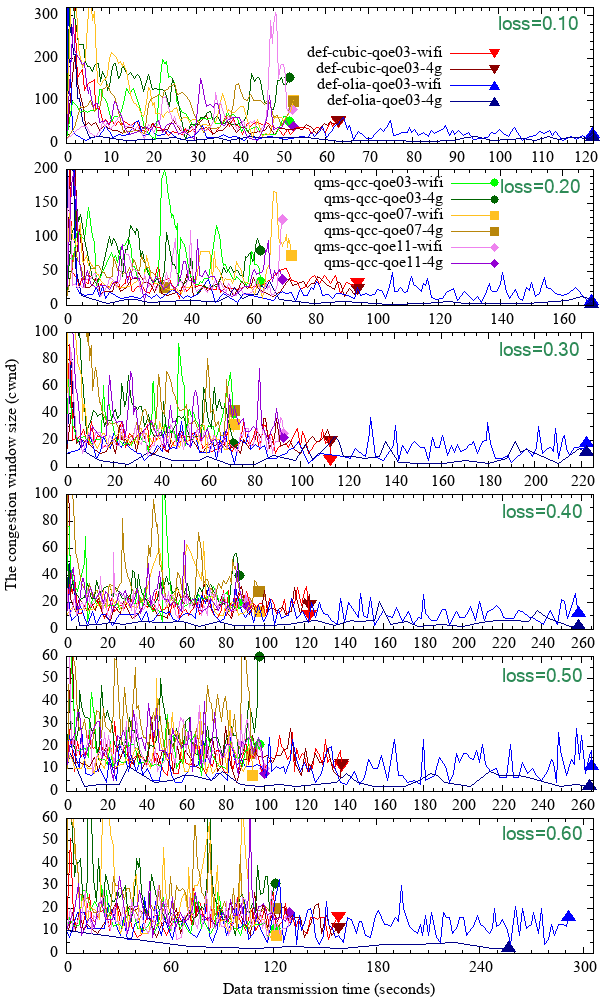

gnuplot code for this plot:
# dnf install gnuplot

# /bin/cp /opt/note/paper/xxu/paper/paper-2/gnuplot/test-04---cwnd.plt /root/文档/paper2---original--test--data---20210729---OK/
# /bin/cp /opt/note/paper/xxu/paper/paper-2/gnuplot/test-04---cwnd.plt /mnt/hdd/data/新乡学院/paper/paper-2---testing---results---20210729/paper2---original--test--data---20210729---OK

# cd /root/文档/paper2---original--test--data---20210729---OK/
# cd /mnt/hdd/data/新乡学院/paper/paper-2---testing---results---20210729/paper2---original--test--data---20210729---OK

# gnuplot < test-04---cwnd.plt  > test-04---cwnd.png
# eog     test-04---cwnd.png &
# display test-04---cwnd.png &

# /bin/cp test-0*cwnd.png /opt/note/paper/xxu/paper/paper-2/gnuplot && /bin/cp test-0*cwnd.png /root/图片

# 由于 test-02---cwnd.plt 和 test-04---cwnd.plt 得到的图 太密集，看不清楚。因此 大量减少采样点
# awk 'NR%136==1' test-04-def-cubic-qoe03-0.10.txt---wlan0 > test-04-def-cubic-qoe03-0.10.txt---wlan0---0.x-lines

reset
set terminal png font "times new roman" size 600,1000

# set tmargin 2
# set bmargin 2
# set lmargin 1
# set rmargin 1

if (!exists("MP_LEFT"))   MP_LEFT = .11
if (!exists("MP_RIGHT"))  MP_RIGHT = .99
if (!exists("MP_TOP"))    MP_TOP = .993
if (!exists("MP_BOTTOM")) MP_BOTTOM = .046
if (!exists("MP_GAP"))    MP_GAP = 0.026

# set multiplot layout 6,3
# set multiplot layout 6,3 rowsfirst title "{/:Bold=12 Multiplot with explicit page margins}"
set multiplot layout 6,1 rowsfirst margins screen MP_LEFT, MP_RIGHT, MP_BOTTOM, MP_TOP spacing screen MP_GAP

# set label 1 at  2,1.2  'e-ssthresh'
# set arrow from 1,0.211261 to 186,0.211261  nohead front ls 10 lt 0 lc "green"


set xrange [0:122]
set xtics 0,10,122
set mxtics 5
# set xtics ('' 0, '' 60, '' 120, '' 180, '' 240, '' 300, '' 360)
set yrange [0:320]
set ytics 0,100,320
set mytics 5
# set title "def-cubic-qoe00"

set label 12 at 99,213 point pt 11 ps 1.3 lc rgb "red"
set label 13 at 99,175.6 point pt 11 ps 1.3 lc rgb "dark-red"
set label 14 at 99,133 point pt 9 ps 1.3 lc rgb "blue"
set label 15 at 99,97 point pt 9 ps 1.3 lc rgb "dark-blue"

set label 1 at 100,275 "loss=0.10" tc rgb "sea-green" font "Microsoft Sans Serif,14"
set label 2 at 63.063035,54 point pt 11 ps 1.5 lc rgb "red"
set label 3 at 63.036318,56 point pt 11 ps 1.5 lc rgb "dark-red"
set label 4 at 121.741213,21 point pt 9 ps 1.5 lc rgb "blue"
set label 5 at 121.739407,13 point pt 9 ps 1.5 lc rgb "dark-blue"
set label 6 at 51.513078,52 point pt 7 ps 1.5 lc rgb "green"
set label 7 at 51.521315,155 point pt 7 ps 1.5 lc rgb "dark-green"
set label 8 at 52.610430,102 point pt 5 ps 1.5 lc rgb "goldenrod"
set label 9 at 52.538830,98 point pt 5 ps 1.5 lc rgb "dark-goldenrod"
set label 10 at 52.403027,79 point pt 13 ps 1.5 lc rgb "violet"
set label 11 at 52.454292,41 point pt 13 ps 1.5 lc rgb "dark-violet"
set key spacing 1.1 font ",12" at 50,80 bottom left samplen 5		# Increasing the value of <some number> should increase the distance between titles.
plot \
     "test-04-def-cubic-qoe03-0.10.txt---wlan0---0.x-lines" using 1:3 with lines lw 1 lt 3 lc "red" title 'def-cubic-qoe03-wifi', \
\
     "test-04-def-cubic-qoe03-0.10.txt---rmnet_data---0.x-lines" using 1:3 with lines lw 1 lt 3 lc "dark-red" title 'def-cubic-qoe03-4g', \
\
     "test-04-def-olia-qoe03-0.10.txt---wlan0---0.x-lines" using 1:3 with lines lw 1 lt 3 lc "blue" title 'def-olia-qoe03-wifi', \
\
     "test-04-def-olia-qoe03-0.10.txt---rmnet_data---0.x-lines" using 1:3 with lines lw 1 lt 3 lc "dark-blue" title 'def-olia-qoe03-4g', \
\
     "test-04-qms-qcc-qoe03-0.10.txt---wlan0---0.x-lines" using 1:3 with lines lw 1 lt 3 lc "green" title '', \
\
     "test-04-qms-qcc-qoe03-0.10.txt---rmnet_data---0.x-lines" using 1:3 with lines lw 1 lt 3 lc "dark-green" title '', \
\
     "test-04-qms-qcc-qoe07-0.10.txt---wlan0---0.x-lines" using 1:3 with lines lw 1 lt 3 lc "goldenrod" title '', \
\
     "test-04-qms-qcc-qoe07-0.10.txt---rmnet_data---0.x-lines" using 1:3 with lines lw 1 lt 3 lc "dark-goldenrod" title '', \
\
     "test-04-qms-qcc-qoe11-0.10.txt---wlan0---0.x-lines" using 1:3 with lines lw 1 lt 3 lc "violet" title '', \
\
     "test-04-qms-qcc-qoe11-0.10.txt---rmnet_data---0.x-lines" using 1:3 with lines lw 1 lt 3 lc "dark-violet" title ''


unset label
# unset ylabel
set xrange [0:170]
set xtics 0,20,170
set mxtics 4
# set xtics ('' 0, '' 60, '' 120, '' 180, '' 240, '' 300, '' 360)
set yrange [0:200]
set ytics 0,50,200
set mytics 5
# set title "def-cubic-qoe01"

set label 16 at 138,180.6 point pt 7 ps 1.3 lc rgb "green"
set label 17 at 138,156 point pt 7 ps 1.3 lc rgb "dark-green"
set label 18 at 138,132 point pt 5 ps 1.3 lc rgb "goldenrod"
set label 19 at 138,108.6 point pt 5 ps 1.3 lc rgb "dark-goldenrod"
set label 20 at 138,85 point pt 13 ps 1.3 lc rgb "violet"
set label 21 at 138,61.6 point pt 13 ps 1.3 lc rgb "dark-violet"

set label 1 at 140,170 "loss=0.20" tc rgb "sea-green" font "Microsoft Sans Serif,14"
set label 2 at 93.855519,36 point pt 11 ps 1.5 lc rgb "red"
set label 3 at 93.834243,27 point pt 11 ps 1.5 lc rgb "dark-red"
set label 4 at 169.471930,6 point pt 9 ps 1.5 lc rgb "blue"
set label 5 at 169.477083,2 point pt 9 ps 1.5 lc rgb "dark-blue"
set label 6 at 62.427969,35 point pt 7 ps 1.5 lc rgb "green"
set label 7 at 62.433333,81 point pt 7 ps 1.5 lc rgb "dark-green"
set label 8 at 72.665538,74 point pt 5 ps 1.5 lc rgb "goldenrod"
set label 9 at 31.490770,26 point pt 5 ps 1.5 lc rgb "dark-goldenrod"
set label 10 at 69.682996,126 point pt 13 ps 1.5 lc rgb "violet"
set label 11 at 69.670787,38 point pt 13 ps 1.5 lc rgb "dark-violet"
set key spacing 1.1 font ",12" at 75,50 bottom left samplen 5		# Increasing the value of <some number> should increase the distance between titles.
plot \
     "test-04-def-cubic-qoe03-0.20.txt---wlan0---0.x-lines" using 1:3 with lines lw 1 lt 3 lc "red" title '', \
\
     "test-04-def-cubic-qoe03-0.20.txt---rmnet_data---0.x-lines" using 1:3 with lines lw 1 lt 3 lc "dark-red" title '', \
\
     "test-04-def-olia-qoe03-0.20.txt---wlan0---0.x-lines" using 1:3 with lines lw 1 lt 3 lc "blue" title '', \
\
     "test-04-def-olia-qoe03-0.20.txt---rmnet_data---0.x-lines" using 1:3 with lines lw 1 lt 3 lc "dark-blue" title '', \
\
     "test-04-qms-qcc-qoe03-0.20.txt---wlan0---0.x-lines" using 1:3 with lines lw 1 lt 3 lc "green" title 'qms-qcc-qoe03-wifi', \
\
     "test-04-qms-qcc-qoe03-0.20.txt---rmnet_data---0.x-lines" using 1:3 with lines lw 1 lt 3 lc "dark-green" title 'qms-qcc-qoe03-4g', \
\
     "test-04-qms-qcc-qoe07-0.20.txt---wlan0---0.x-lines" using 1:3 with lines lw 1 lt 3 lc "goldenrod" title 'qms-qcc-qoe07-wifi', \
\
     "test-04-qms-qcc-qoe07-0.20.txt---rmnet_data---0.x-lines" using 1:3 with lines lw 1 lt 3 lc "dark-goldenrod" title 'qms-qcc-qoe07-4g', \
\
     "test-04-qms-qcc-qoe11-0.20.txt---wlan0---0.x-lines" using 1:3 with lines lw 1 lt 3 lc "violet" title 'qms-qcc-qoe11-wifi', \
\
     "test-04-qms-qcc-qoe11-0.20.txt---rmnet_data---0.x-lines" using 1:3 with lines lw 1 lt 3 lc "dark-violet" title 'qms-qcc-qoe11-4g'


set ylabel offset 0,-5 "The congestion window size (cwnd)"
unset label
# unset ylabel
set xrange [0:225]
set xtics 0,20,225
set mxtics 4
# set xtics ('' 0, '' 60, '' 120, '' 180, '' 240, '' 300, '' 360, '' 420, '' 480)
set yrange [0:100]
set ytics 0,20,100
set mytics 2
# set title "def-cubic-qoe02"
set label 1 at 185,85 "loss=0.30" tc rgb "sea-green" font "Microsoft Sans Serif,14"
set label 2 at 112.878822,7 point pt 11 ps 1.5 lc rgb "red"
set label 3 at 112.701254,21 point pt 11 ps 1.5 lc rgb "dark-red"
set label 4 at 222.180143,18 point pt 9 ps 1.5 lc rgb "blue"
set label 5 at 222.179558,11 point pt 9 ps 1.5 lc rgb "dark-blue"
set label 6 at 71.436950,40 point pt 7 ps 1.5 lc rgb "green"
set label 7 at 71.440443,18 point pt 7 ps 1.5 lc rgb "dark-green"
set label 8 at 71.593772,32 point pt 5 ps 1.5 lc rgb "goldenrod"
set label 9 at 71.592877,42 point pt 5 ps 1.5 lc rgb "dark-goldenrod"
set label 10 at 92.786759,25 point pt 13 ps 1.5 lc rgb "violet"
set label 11 at 92.785996,22 point pt 13 ps 1.5 lc rgb "dark-violet"
plot \
     "test-04-def-cubic-qoe03-0.30.txt---wlan0---0.x-lines" using 1:3 with lines lw 1 lt 3 lc "red" title '', \
\
     "test-04-def-cubic-qoe03-0.30.txt---rmnet_data---0.x-lines" using 1:3 with lines lw 1 lt 3 lc "dark-red" title '', \
\
     "test-04-def-olia-qoe03-0.30.txt---wlan0---0.x-lines" using 1:3 with lines lw 1 lt 3 lc "blue" title '', \
\
     "test-04-def-olia-qoe03-0.30.txt---rmnet_data---0.x-lines" using 1:3 with lines lw 1 lt 3 lc "dark-blue" title '', \
\
     "test-04-qms-qcc-qoe03-0.30.txt---wlan0---0.x-lines" using 1:3 with lines lw 1 lt 3 lc "green" title '', \
\
     "test-04-qms-qcc-qoe03-0.30.txt---rmnet_data---0.x-lines" using 1:3 with lines lw 1 lt 3 lc "dark-green" title '', \
\
     "test-04-qms-qcc-qoe07-0.30.txt---wlan0---0.x-lines" using 1:3 with lines lw 1 lt 3 lc "goldenrod" title '', \
\
     "test-04-qms-qcc-qoe07-0.30.txt---rmnet_data---0.x-lines" using 1:3 with lines lw 1 lt 3 lc "dark-goldenrod" title '', \
\
     "test-04-qms-qcc-qoe11-0.30.txt---wlan0---0.x-lines" using 1:3 with lines lw 1 lt 3 lc "violet" title '', \
\
     "test-04-qms-qcc-qoe11-0.30.txt---rmnet_data---0.x-lines" using 1:3 with lines lw 1 lt 3 lc "dark-violet" title ''


unset label
unset ylabel
set xrange [0:266]
set xtics 0,20,266
set mxtics 4
# set xtics ('' 0, '' 60, '' 120, '' 180, '' 240, '' 300, '' 360)
set yrange [0:100]
set ytics 0,20,100
set mytics 2
# set title "def-cubic-qoe03"
set label 1 at 220,85 "loss=0.40" tc rgb "sea-green" font "Microsoft Sans Serif,14"
set label 2 at 122.789548,12 point pt 11 ps 1.5 lc rgb "red"
set label 3 at 122.788764,19 point pt 11 ps 1.5 lc rgb "dark-red"
set label 4 at 258.374309,12 point pt 9 ps 1.5 lc rgb "blue"
set label 5 at 258.356157,2 point pt 9 ps 1.5 lc rgb "dark-blue"
set label 6 at 87.160174,19 point pt 7 ps 1.5 lc rgb "green"
set label 7 at 87.161529,40 point pt 7 ps 1.5 lc rgb "dark-green"
set label 8 at 97.279651,13 point pt 5 ps 1.5 lc rgb "goldenrod"
set label 9 at 97.280296,28 point pt 5 ps 1.5 lc rgb "dark-goldenrod"
set label 10 at 91.113753,21 point pt 13 ps 1.5 lc rgb "violet"
set label 11 at 91.107379,17 point pt 13 ps 1.5 lc rgb "dark-violet"
plot \
     "test-04-def-cubic-qoe03-0.40.txt---wlan0---0.x-lines" using 1:3 with lines lw 1 lt 3 lc "red" title '', \
\
     "test-04-def-cubic-qoe03-0.40.txt---rmnet_data---0.x-lines" using 1:3 with lines lw 1 lt 3 lc "dark-red" title '', \
\
     "test-04-def-olia-qoe03-0.40.txt---wlan0---0.x-lines" using 1:3 with lines lw 1 lt 3 lc "blue" title '', \
\
     "test-04-def-olia-qoe03-0.40.txt---rmnet_data---0.x-lines" using 1:3 with lines lw 1 lt 3 lc "dark-blue" title '', \
\
     "test-04-qms-qcc-qoe03-0.40.txt---wlan0---0.x-lines" using 1:3 with lines lw 1 lt 3 lc "green" title '', \
\
     "test-04-qms-qcc-qoe03-0.40.txt---rmnet_data---0.x-lines" using 1:3 with lines lw 1 lt 3 lc "dark-green" title '', \
\
     "test-04-qms-qcc-qoe07-0.40.txt---wlan0---0.x-lines" using 1:3 with lines lw 1 lt 3 lc "goldenrod" title '', \
\
     "test-04-qms-qcc-qoe07-0.40.txt---rmnet_data---0.x-lines" using 1:3 with lines lw 1 lt 3 lc "dark-goldenrod" title '', \
\
     "test-04-qms-qcc-qoe11-0.40.txt---wlan0---0.x-lines" using 1:3 with lines lw 1 lt 3 lc "violet" title '', \
\
     "test-04-qms-qcc-qoe11-0.40.txt---rmnet_data---0.x-lines" using 1:3 with lines lw 1 lt 3 lc "dark-violet" title ''


unset label
unset ylabel
set xrange [0:266]
set xtics 0,20,266
set mxtics 4
# set xtics ('' 0, '' 60, '' 120, '' 180, '' 240, '' 300, '' 360)
set yrange [0:60]
set ytics 0,10,60
set mytics 2
# set title "def-cubic-qoe07"
set label 1 at 220,50 "loss=0.50" tc rgb "sea-green" font "Microsoft Sans Serif,14"
set label 2 at 138.973157,12 point pt 11 ps 1.5 lc rgb "red"
set label 3 at 138.962013,13 point pt 11 ps 1.5 lc rgb "dark-red"
set label 4 at 265.044354,11 point pt 9 ps 1.5 lc rgb "blue"
set label 5 at 264.130100,2 point pt 9 ps 1.5 lc rgb "dark-blue"
set label 6 at 97.298481,21 point pt 7 ps 1.5 lc rgb "green"
#set label 7 at 97.306481,66 point pt 7 ps 1.5 lc rgb "dark-green"
set label 7 at 97.306481,60 point pt 7 ps 1.5 lc rgb "dark-green"
set label 8 at 93.682915,7 point pt 5 ps 1.5 lc rgb "goldenrod"
set label 9 at 93.566708,17 point pt 5 ps 1.5 lc rgb "dark-goldenrod"
set label 10 at 99.882398,10 point pt 13 ps 1.5 lc rgb "violet"
set label 11 at 99.882680,8 point pt 13 ps 1.5 lc rgb "dark-violet"
plot \
     "test-04-def-cubic-qoe03-0.50.txt---wlan0---0.x-lines" using 1:3 with lines lw 1 lt 3 lc "red" title '', \
\
     "test-04-def-cubic-qoe03-0.50.txt---rmnet_data---0.x-lines" using 1:3 with lines lw 1 lt 3 lc "dark-red" title '', \
\
     "test-04-def-olia-qoe03-0.50.txt---wlan0---0.x-lines" using 1:3 with lines lw 1 lt 3 lc "blue" title '', \
\
     "test-04-def-olia-qoe03-0.50.txt---rmnet_data---0.x-lines" using 1:3 with lines lw 1 lt 3 lc "dark-blue" title '', \
\
     "test-04-qms-qcc-qoe03-0.50.txt---wlan0---0.x-lines" using 1:3 with lines lw 1 lt 3 lc "green" title '', \
\
     "test-04-qms-qcc-qoe03-0.50.txt---rmnet_data---0.x-lines" using 1:3 with lines lw 1 lt 3 lc "dark-green" title '', \
\
     "test-04-qms-qcc-qoe07-0.50.txt---wlan0---0.x-lines" using 1:3 with lines lw 1 lt 3 lc "goldenrod" title '', \
\
     "test-04-qms-qcc-qoe07-0.50.txt---rmnet_data---0.x-lines" using 1:3 with lines lw 1 lt 3 lc "dark-goldenrod" title '', \
\
     "test-04-qms-qcc-qoe11-0.50.txt---wlan0---0.x-lines" using 1:3 with lines lw 1 lt 3 lc "violet" title '', \
\
     "test-04-qms-qcc-qoe11-0.50.txt---rmnet_data---0.x-lines" using 1:3 with lines lw 1 lt 3 lc "dark-violet" title ''


set xlabel offset 0,0 "Data transmission time (seconds)"
unset label
unset ylabel
set xrange [0:306]
set xtics 0,60,306
set mxtics 6
# set xtics ('' 0, '' 60, '' 120, '' 180, '' 240, '' 300, '' 360)
set yrange [0:60]
set ytics 0,10,60
set mytics 2
# set title "def-cubic-qoe11"
set label 1 at 253,52 "loss=0.60" tc rgb "sea-green" font "Microsoft Sans Serif,14"
set label 2 at 157.748948,17 point pt 11 ps 1.5 lc rgb "red"
set label 3 at 157.742283,12 point pt 11 ps 1.5 lc rgb "dark-red"
set label 4 at 291.480134,16 point pt 9 ps 1.5 lc rgb "blue"
set label 5 at 256.513741,2 point pt 9 ps 1.5 lc rgb "dark-blue"
set label 6 at 121.107683,11 point pt 7 ps 1.5 lc rgb "green"
set label 7 at 121.116707,31 point pt 7 ps 1.5 lc rgb "dark-green"
set label 8 at 121.652816,8 point pt 5 ps 1.5 lc rgb "goldenrod"
set label 9 at 121.646018,20 point pt 5 ps 1.5 lc rgb "dark-goldenrod"
set label 10 at 129.734844,16 point pt 13 ps 1.5 lc rgb "violet"
set label 11 at 129.734132,18 point pt 13 ps 1.5 lc rgb "dark-violet"
plot \
     "test-04-def-cubic-qoe03-0.60.txt---wlan0---0.x-lines" using 1:3 with lines lw 1 lt 3 lc "red" title '', \
\
     "test-04-def-cubic-qoe03-0.60.txt---rmnet_data---0.x-lines" using 1:3 with lines lw 1 lt 3 lc "dark-red" title '', \
\
     "test-04-def-olia-qoe03-0.60.txt---wlan0---0.x-lines" using 1:3 with lines lw 1 lt 3 lc "blue" title '', \
\
     "test-04-def-olia-qoe03-0.60.txt---rmnet_data---0.x-lines" using 1:3 with lines lw 1 lt 3 lc "dark-blue" title '', \
\
     "test-04-qms-qcc-qoe03-0.60.txt---wlan0---0.x-lines" using 1:3 with lines lw 1 lt 3 lc "green" title '', \
\
     "test-04-qms-qcc-qoe03-0.60.txt---rmnet_data---0.x-lines" using 1:3 with lines lw 1 lt 3 lc "dark-green" title '', \
\
     "test-04-qms-qcc-qoe07-0.60.txt---wlan0---0.x-lines" using 1:3 with lines lw 1 lt 3 lc "goldenrod" title '', \
\
     "test-04-qms-qcc-qoe07-0.60.txt---rmnet_data---0.x-lines" using 1:3 with lines lw 1 lt 3 lc "dark-goldenrod" title '', \
\
     "test-04-qms-qcc-qoe11-0.60.txt---wlan0---0.x-lines" using 1:3 with lines lw 1 lt 3 lc "violet" title '', \
\
     "test-04-qms-qcc-qoe11-0.60.txt---rmnet_data---0.x-lines" using 1:3 with lines lw 1 lt 3 lc "dark-violet" title ''


# using 1:2 with lines lw 1 lt 3 lc "blue" title 'hosta'
# linestyle   连线风格（包括linetype，linewidth等）
# linetype     连线种类
# linewidth   连线粗细
# linecolor   连线颜色
# pointtype   点的种类
# pointsize   点的大小
